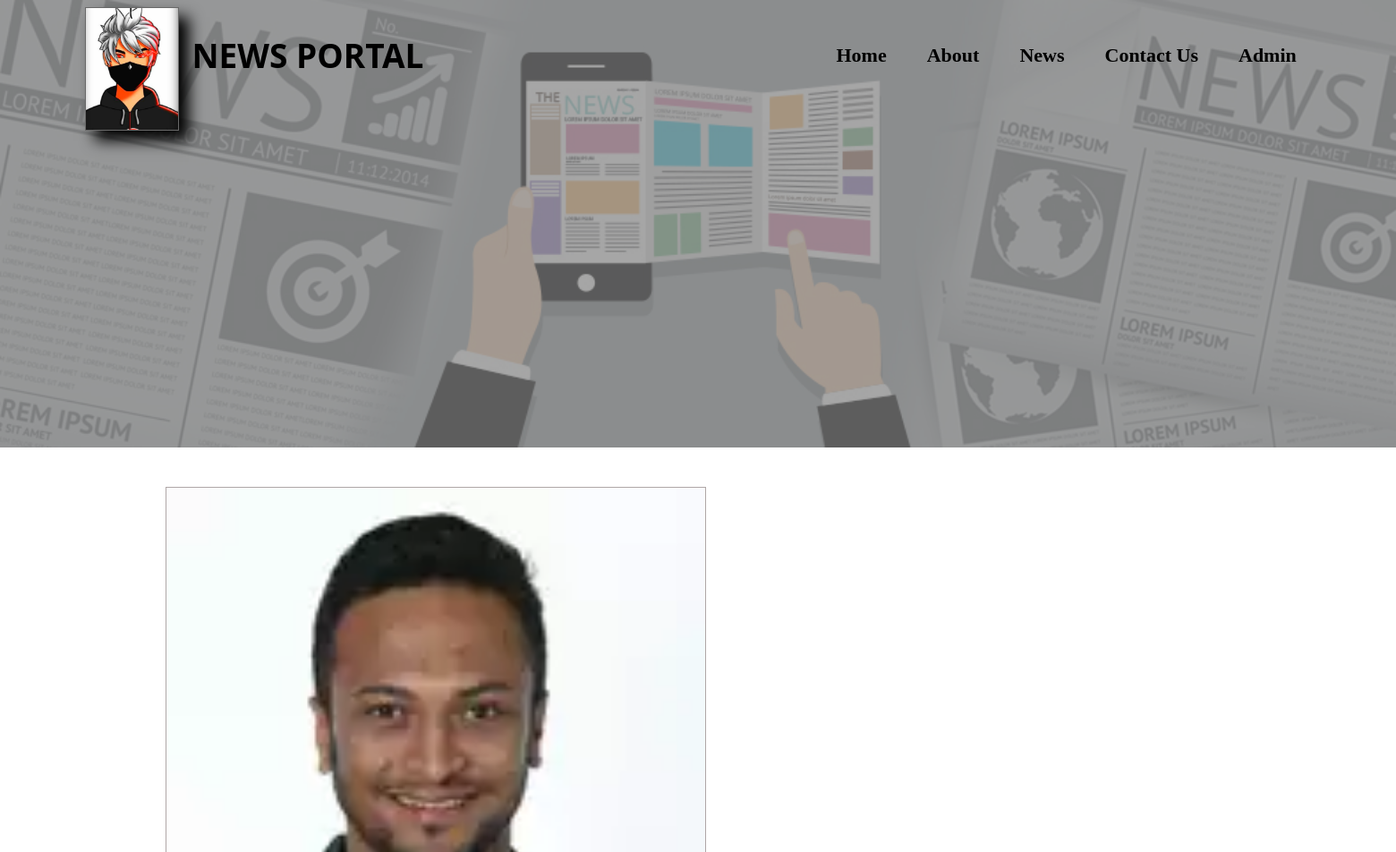
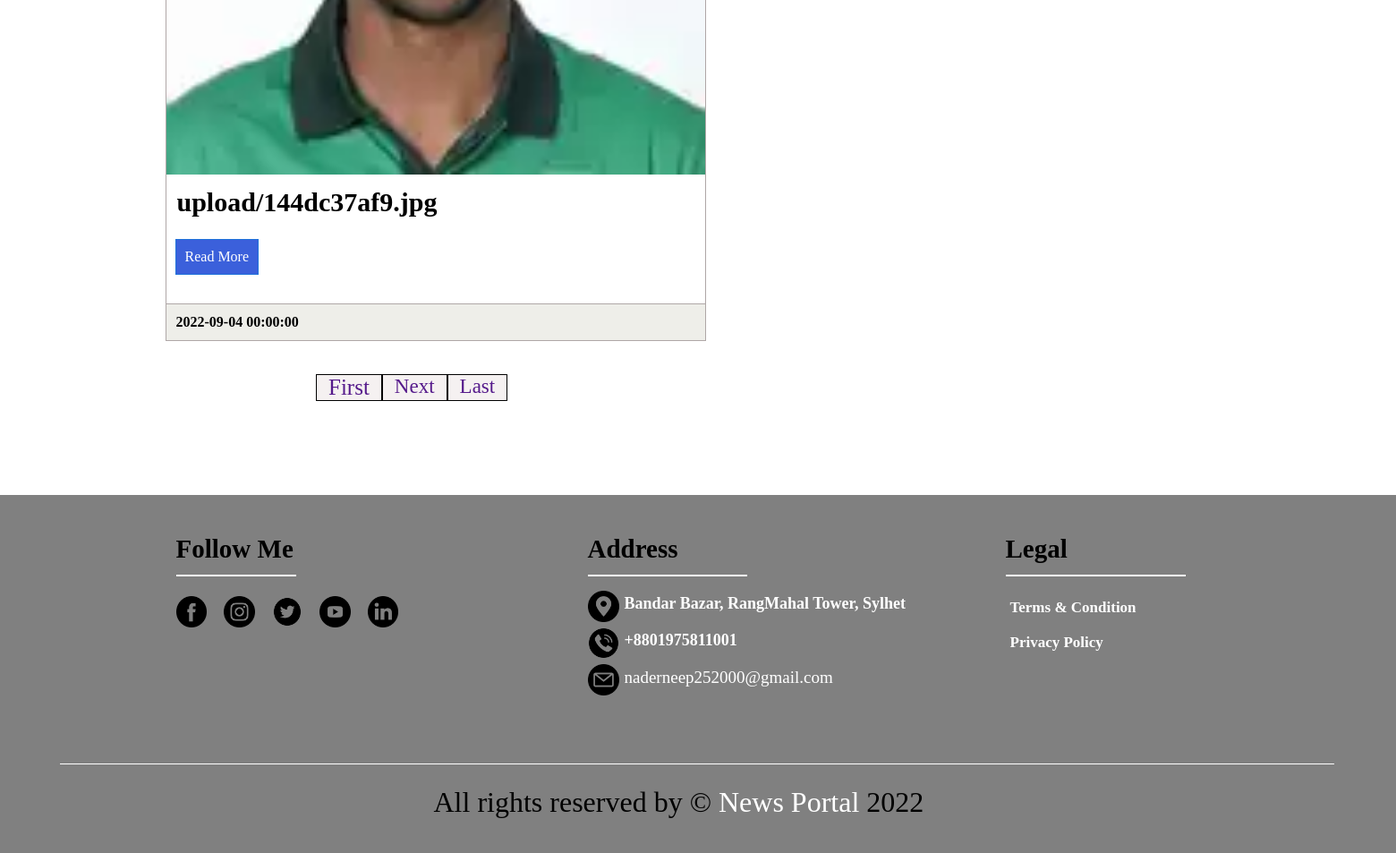
/newsbycat.php?newsbycatid=5, run on the app's committed database (2 pictures, top to bottom).
### tables this page shows
CREATE TABLE `logo` (
  `id` int(11) NOT NULL,
  `logo` varchar(255) NOT NULL
);

CREATE TABLE `news` (
  `id` int(11) NOT NULL,
  `title` varchar(2555) DEFAULT NULL,
  `catid` int(11) DEFAULT NULL,
  `subCatid` int(11) DEFAULT NULL,
  `image` varchar(255) DEFAULT NULL,
  `details` varchar(255) DEFAULT NULL,
  `newsDate` datetime DEFAULT CURRENT_TIMESTAMP
);

CREATE TABLE `footer` (
  `id` int(11) NOT NULL,
  `Address` varchar(50) NOT NULL,
  `Phone` varchar(15) NOT NULL,
  `Email` varchar(30) NOT NULL
);

### database.php (called while the page is built, shortened)
<?php
class database{
     	  public $host   = DB_HOST;
          public $user   = DB_USER;
		  public $pass   = DB_PASS;
          public $dbname = DB_NAME;
		   public $link;
		   public function __construct(){
			   $this->link=new mysqli($this->host,$this->user,$this->pass,$this->dbname);
		   }
		   function logoselect($query){
			$result=$this->link->query($query)or
					die($this->link->error.__LINE__);
		   if($result->num_rows > 0){
				return $result;
		   }else{
			   return false;
		   }
   }
   function newsselect($query){
	$result=$this->link->query($query)or
			die($this->link->error.__LINE__);
   if($result->num_rows > 0){
		return $result;
   }else{
	   return false;
   }
}
    }

### newsbycat.php (the view, shortened to what this page needs)
<!DOCTYPE html>
<?php
include 'database.php';
?>
<html lang="en">
<head>
    <link rel="stylesheet" href="design.css"/>
    <link rel="stylesheet" href="Responsive.css"/>
</head>
<body>
<div class="border-area" style="background-image: url('Images/banner.jpg')">
        <div class="border">
            <div class="head fix">
               <?php
               $db=new database();
			    $query="select * from logo order by id desc limit 1";
                $logoread=$db->logoselect($query);
                if($logoread){
                    while($logoresult=$logoread->fetch_assoc()){
               ?>
            <div class="logo fix">
            <a href="index.php"><img src="admin/<?php echo $logoresult['logo'];?>" alt="logo"/></a>
					<?php }};?>
                    <h1>NEWS PORTAL</h1>
                </div>
                <div class="menu fix">
                    <ul>
                        <li><a href="index.php">Home</a></li>
                        <li><a href="about.php">About</a></li>
                        <li><a href="news.php">News</a></li>
                        <li><a href="contact.php">Contact Us</a></li>
                        <li><a href="admin.php">Admin</a></li>
                    </ul>
                </div>
            </div>
        </div>
    </div>
    <div class="catagory-area">
        <div class="border">
            <div class="Catagories fix">
                <div class="news-catagory fix">
                <?php
            if(isset($_GET['newsbycatid'])){
                $newsbycatid=$_GET['newsbycatid'];
            }
            ?>
              <?php
              $db=new database();
              $newsquery="Select news.*,catagory.CatName,subcategories.subcatname
              from news
              INNER JOIN catagory on news.catid=catagory.id
              INNER JOIN subcategories on news.subCatId=subcategories.id
              where news.catid='$newsbycatid'
              order by news.id desc";
              $newsRead=$db->newsselect($newsquery);
              if($newsRead){
                  while($newsResult=$newsRead->fetch_assoc()){
              ?>
                    <div class="single-catagory fix">
                        <img src ="admin/<?php echo $newsResult['image'];?>" alt="news"/>
                        <p><?php echo $newsResult['image'];?></p>
                        <a href="">Read More</a>
                        <h4><?php echo $newsResult['newsDate'];?></h4>
                  </div>
                  <?php }}?>
             </div>
         </div>
      </div>
            <div class="next fix">
                <h1> <a href="">First</a></h1>
                <h2> <a href="">Next</a></h2>
                <h3> <a href="">Last</a></h3>
            </div>
        </div>
    <footer class="footer-area">
        <div class="border">
            <div class="footer fix">
                <div class="sing-footer1 fix">
                    <h1>Follow Me</h1>
                    <a href="https://www.facebook.com/">
                        <img src="images/icon.png" alt="image"/>
                    </a>
                    <a href="https://instagram.com/">
                        <img src="images/icon1.png" alt="image"/>
                    </a>
                    <a href="https://twitter.com/">
                        <img src="images/icon2.png" alt="image"/>
                    </a>
                    <a href="https://youtube.com/">
                        <img src="images/icon3.png" alt="image"/>
                    </a>
                    <a href="https://twitter.com/">
                        <img src="images/icon4.png" alt="image"/>
                    </a>
                </div>
                <div class="sing-footer fix">
                <h1>Address</h1>
                 <?php
                     $db=new database();
			        $query="select * from footer order by id desc limit 1";
                    $footerread=$db->newsselect($query);
                    if($footerread){
                    while($footerresult=$footerread->fetch_assoc()){
               ?>
                <img src="images/location.png" alt="location"/>
                <h3><?php echo $footerresult['Address'];?></h3>
                    <img src="images/number.png" alt="number"/>
                    <h3><?php echo $footerresult['Phone'];?></h3>
                    <img src="images/email.png" alt="email"/>
                    <p><?php echo $footerresult['Email'];?></p>
                    <?php }};?>
                </div>
                <div class="sing-footer2">
                    <h1>Legal</h1>
                    <ul>
                        <li><a href="">Terms & Condition</a></li>
                        <li><a href="">Privacy Policy</a></li>
                    </ul>
                </div>
                <div class="sing fix">
                    <div class="sing-footer3">
                        <p>All rights reserved by &copy; <span>News Portal</span> 2022</p>
                    </div>
                </div>
            </div>
        </div>
    </footer>
</body>
</html>

### design.css (style rules this page uses)
* { margin: 0px; padding: 0px; box-sizing: border-box; }
.border-area { opacity: 1; z-index: 2; height: 500px; background-position: center; background-size: cover; position: relative; }
.border-area:before { content: ""; position: absolute; opacity: 0.7; z-index: -1; width: 100%; height: 100%; background-color: gray; }
.border { width: 1517px; margin: 0 auto; }
.fix:before, .fix:after { content: ""; clear: both; display: table; }
.head { height: 115px; }
.logo { float: left; width: 500px; }
.logo a img { float: left; width: 21%; margin-left: 73px; border: 1px solid dimgray; box-shadow: 11px 11px 16px black; margin-top: 8px; }
.logo h1 { float: right; margin-right: 48px; margin-top: 36px; font-size: 37px; font-family: system-ui; font-weight: bolder; color: black; }
.menu { float: right; width: 649px; }
.menu ul li { float: left; font-size: 22px; list-style: none; margin-top: 49px; margin-left: 23px; padding-left: 22px; }
.menu ul li a { color: black; text-decoration: none; font-weight: bold; font-family: serif; }
.news-catagory { width: 767px; float: left; }
.single-catagory { border: 1px solid #afa7a7; margin-top: 44px; margin-left: 163px; }
.single-catagory img { width: 100%; margin-bottom: 10px; }
.single-catagory p { font-size: 30px; margin-left: 12px; font-weight: bolder; margin-bottom: 24px; }
.single-catagory a { text-decoration: none; display: inline-block; border: 1px solid #1e71da; margin-left: 10px; padding: 10px; background-color: #3b60db; color: white; }
.single-catagory h4 { margin-top: 32px; border-top: 1px solid #afa7a7; padding: 11px; background-color: #eeeee9; }
.next { margin-left: 345px; margin-top: 27px; width: 238px; height: 45px; padding-left: 8px; margin-bottom: 26px; }
.next h1 { float: left; font-size: 25px; font-weight: 300; margin-top: 10px; border: 1px solid black; padding-left: 13px; padding-right: 13px; height: 30px; background-color: #f5f1f1; }
.next h1 a { text-decoration: none; }
.next h2 { float: left; font-size: 23px; margin-top: 10px; font-weight: 200; border: 1px solid black; padding-left: 13px; padding-right: 13px; height: 30px; background-color: #f5f1f1; }
.next h2 a { text-decoration: none; }
.next h3 { float: left; font-size: 23px; margin-top: 10px; padding-left: 13px; font-weight: 200; height: 30px; border: 1px solid black; padding-right: 13px; background-color: #f5f1f1; }
.next h3 a { text-decoration: none; }
.footer-area { margin-top: 100px; background-color: gray; height: 400px; border: 1px solid gray; }
.footer { float: left; width: 1520px; }
.sing-footer { width: 390px; margin-left: 114px; float: left; }
.sing-footer h1, .sing-footer1 h1, .sing-footer2 h1 { font-size: 29px; margin-top: 43px; border-bottom: 2px solid white; margin-right: 212px; padding-bottom: 12px; }
.sing-footer p { font-size: 19px; margin-top: 20px; margin-left: 41px; color: white; height: 34px; }
.sing-footer img { float: left; width: 9%; margin-top: 16px; margin-right: -37px; }
.sing-footer h3 { font-size: 18px; margin-top: 20px; margin-left: 41px; color: white; }
.sing-footer1 { width: 346px; float: left; margin-left: 175px; }
.sing-footer1 h1 { margin-bottom: 22px; }
.sing-footer1 a { text-decoration: none; }
.sing-footer1 a img { width: 10%; margin-right: 15px; }
.sing-footer2 { width: 413px; float: left; margin-left: 77px; }
.sing-footer2 h1 { margin-bottom: 15px; }
.sing-footer2 ul li { list-style: none; font-size: 17px; line-height: 39px; margin-left: 5px; font-weight: bolder; }
.sing-footer2 ul li a { text-decoration: none; color: white; }
.sing-footer3 { padding-left: 463px; position: relative; padding-top: 98px; }
.sing-footer3:before { content: ""; background-color: white; position: absolute; width: 1424px; height: 1px; top: 54%; left: 3%; }
.sing-footer3 p { font-size: 32px; }
.sing-footer3 p span { color: white; }

### data on the page
logo: logo (picture)
news: image (picture), image "upload/144dc37af9.jpg", newsDate "2022-09-04 00:00:00"
footer: Address "Bandar Bazar, RangMahal Tower, Sylhet", Phone "+8801975811001", Email "naderneep252000@gmail.com"
